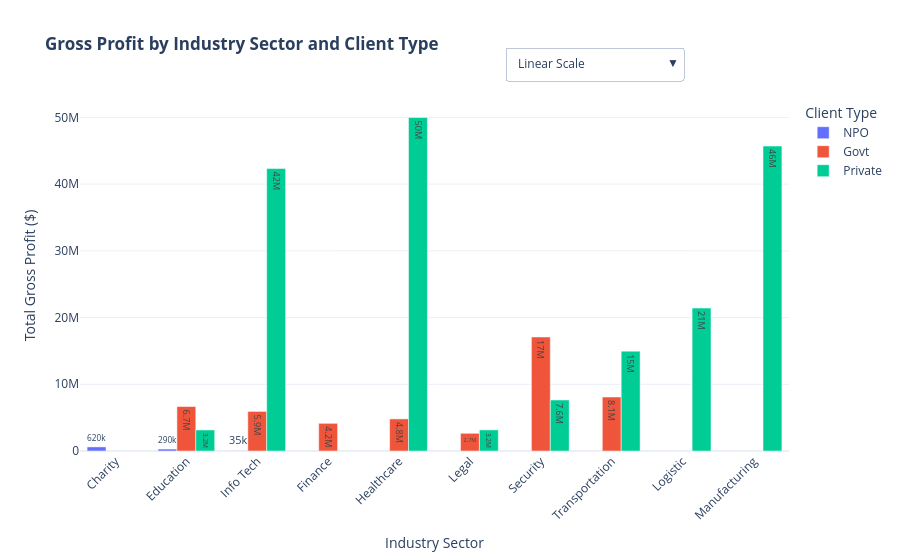

The cell this chart's notebook holds for it:
### Code cell
import pandas as pd
import plotly.express as px

# 1. Load the merged dataset from excel
xls = pd.ExcelFile('merged.xlsx')
df_merged = pd.read_excel(xls, xls.sheet_names[0])

# Clean string columns
df_merged['SECTOR'] = df_merged['SECTOR'].astype(str).str.strip()
df_merged['TYPE'] = df_merged['TYPE'].astype(str).str.strip()

# 2. Data Preparation & Calculations
df_merged['COGS'] = df_merged['HARDWARE'] + df_merged['SOFTWARE'] + df_merged['MANPOWER']
df_merged['GROSS_PROFIT'] = df_merged['REVENUE'] - df_merged['COGS']

# Group data by Industry Sector and Client Type
sector_type_df = df_merged.groupby(['SECTOR', 'TYPE'], as_index=False).agg({
    'GROSS_PROFIT': 'sum',
    'REVENUE': 'sum'
})
sector_type_df['GROSS_MARGIN'] = (sector_type_df['GROSS_PROFIT'] / sector_type_df['REVENUE']) * 100

# 3. Create Plotly Express Bar Chart
fig_px = px.bar(
    sector_type_df,
    x='SECTOR',
    y='GROSS_PROFIT',
    color='TYPE',
    barmode='group',
    text_auto='.2s', # Automatically shows values on bars
    hover_data=['GROSS_MARGIN', 'REVENUE'],
    title='<b>Gross Profit by Industry Sector and Client Type</b>',
    labels={
        'SECTOR': 'Industry Sector', 
        'GROSS_PROFIT': 'Total Gross Profit ($)', 
        'TYPE': 'Client Type'
    }
)

# 4. Add Interactive Scale Toggle (Linear vs. Logarithmic to see NPO values clearly)
fig_px.update_layout(
    updatemenus=[
        dict(
            type="dropdown",
            direction="down",
            active=0,
            x=0.85,
            y=1.15,
            buttons=list([
                dict(label="Linear Scale",
                     method="relayout",
                     args=[{"yaxis.type": "linear"}]),
                dict(label="Log Scale (Inspect NPOs)",
                     method="relayout",
                     args=[{"yaxis.type": "log"}])
            ]),
        )
    ],
    template='plotly_white', 
    xaxis_tickangle=-45,
    yaxis_title='Total Gross Profit ($)'
)

fig_px.show()

### Figure 1 — Plotly figure (JSON) as saved in the notebook; plotly's stock layout.template omitted (floating-point values rounded to 4 significant figures)
{"data": [{"alignmentgroup": "True", "customdata": [[14.73, 4177578], [24.44, 1187934], [26.88, 130504]], "hovertemplate": "Client Type=NPO<br>Industry Sector=%{x}<br>Total Gross Profit ($)=%{y}<br>GROSS_MARGIN=%{customdata[0]}<br>REVENUE=%{customdata[1]}<extra></extra>", "legendgroup": "NPO", "marker": {"color": "#636efa", "pattern": {"shape": ""}}, "name": "NPO", "offsetgroup": "NPO", "orientation": "v", "showlegend": true, "textposition": "auto", "texttemplate": "%{y:.2s}", "type": "bar", "x": ["Charity", "Education", "Info Tech"], "xaxis": "x", "y": [615288, 290272, 35080], "yaxis": "y"}, {"alignmentgroup": "True", "customdata": [[48.95, 13616418], [41.84, 9920952], [44.59, 10793046], [38.96, 15227681], [38.09, 6967443], [44.36, 38534268], [49.49, 16360673]], "hovertemplate": "Client Type=Govt<br>Industry Sector=%{x}<br>Total Gross Profit ($)=%{y}<br>GROSS_MARGIN=%{customdata[0]}<br>REVENUE=%{customdata[1]}<extra></extra>", "legendgroup": "Govt", "marker": {"color": "#EF553B", "pattern": {"shape": ""}}, "name": "Govt", "offsetgroup": "Govt", "orientation": "v", "showlegend": true, "textposition": "auto", "texttemplate": "%{y:.2s}", "type": "bar", "x": ["Education", "Finance", "Healthcare", "Info Tech", "Legal", "Security", "Transportation"], "xaxis": "x", "y": [6665027, 4151025, 4812242, 5933082, 2653840, 17092852, 8096922], "yaxis": "y"}, {"alignmentgroup": "True", "customdata": [[39.93, 7904551], [43.93, 113769907], [44.59, 94941203], [46.37, 6830084], [45.41, 47179279], [45.59, 100263383], [43.86, 17438425], [42.05, 35603318]], "hovertemplate": "Client Type=Private<br>Industry Sector=%{x}<br>Total Gross Profit ($)=%{y}<br>GROSS_MARGIN=%{customdata[0]}<br>REVENUE=%{customdata[1]}<extra></extra>", "legendgroup": "Private", "marker": {"color": "#00cc96", "pattern": {"shape": ""}}, "name": "Private", "offsetgroup": "Private", "orientation": "v", "showlegend": true, "textposition": "auto", "texttemplate": "%{y:.2s}", "type": "bar", "x": ["Education", "Healthcare", "Info Tech", "Legal", "Logistic", "Manufacturing", "Security", "Transportation"], "xaxis": "x", "y": [3156581, 49983282, 42334106, 3166897, 21424850, 45706703, 7648289, 14969832], "yaxis": "y"}], "layout": {"barmode": "group", "legend": {"title": {"text": "Client Type"}, "tracegroupgap": 0}, "title": {"text": "<b>Gross Profit by Industry Sector and Client Type</b>"}, "updatemenus": [{"active": 0, "buttons": [{"args": [{"yaxis.type": "linear"}], "label": "Linear Scale", "method": "relayout"}, {"args": [{"yaxis.type": "log"}], "label": "Log Scale (Inspect NPOs)", "method": "relayout"}], "direction": "down", "type": "dropdown", "x": 0.85, "y": 1.15}], "xaxis": {"anchor": "y", "domain": [0, 1], "tickangle": -45, "title": {"text": "Industry Sector"}}, "yaxis": {"anchor": "x", "domain": [0, 1], "title": {"text": "Total Gross Profit ($)"}}}}
